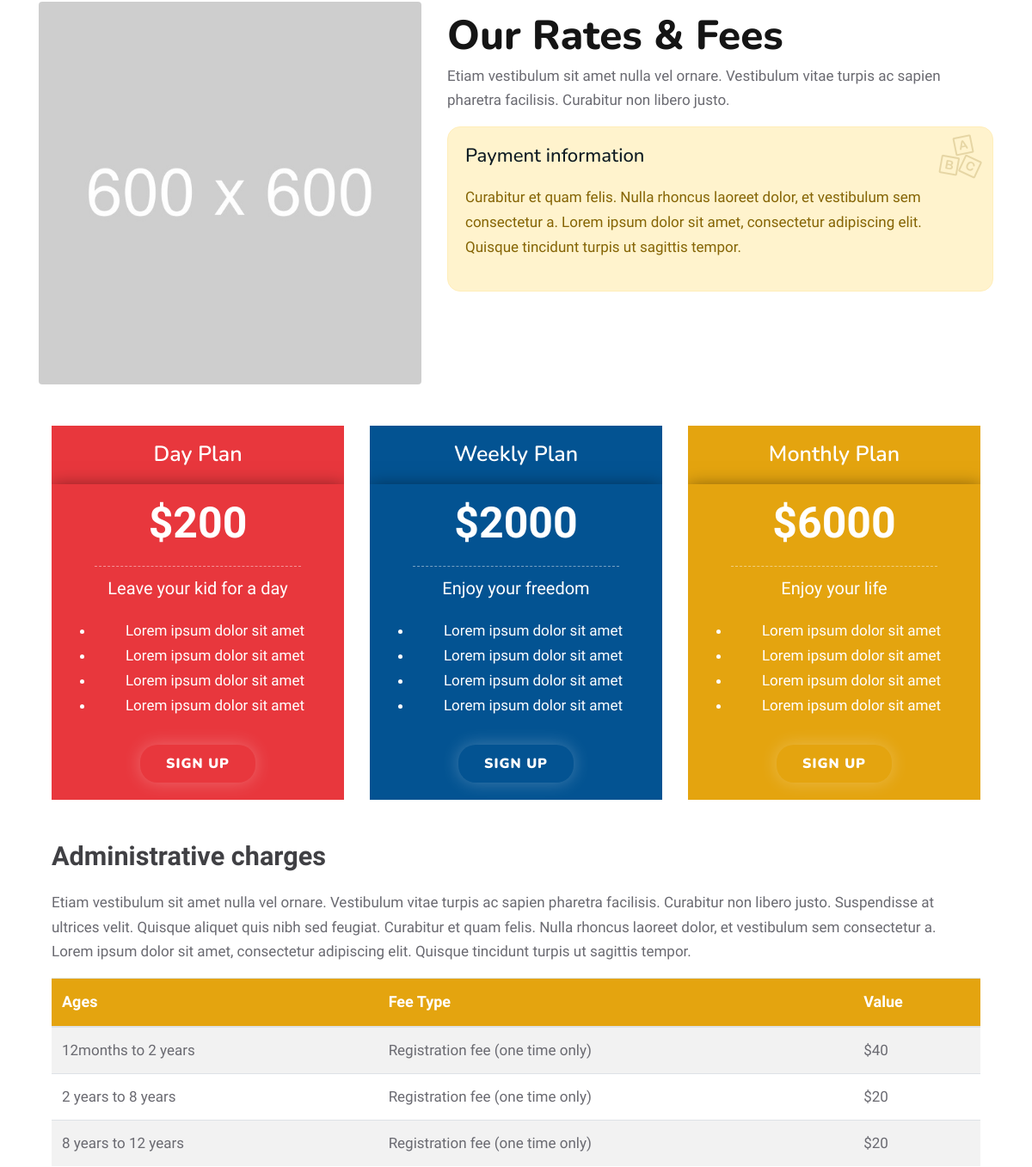
The app's page /infantcares/ (middle part), older data.
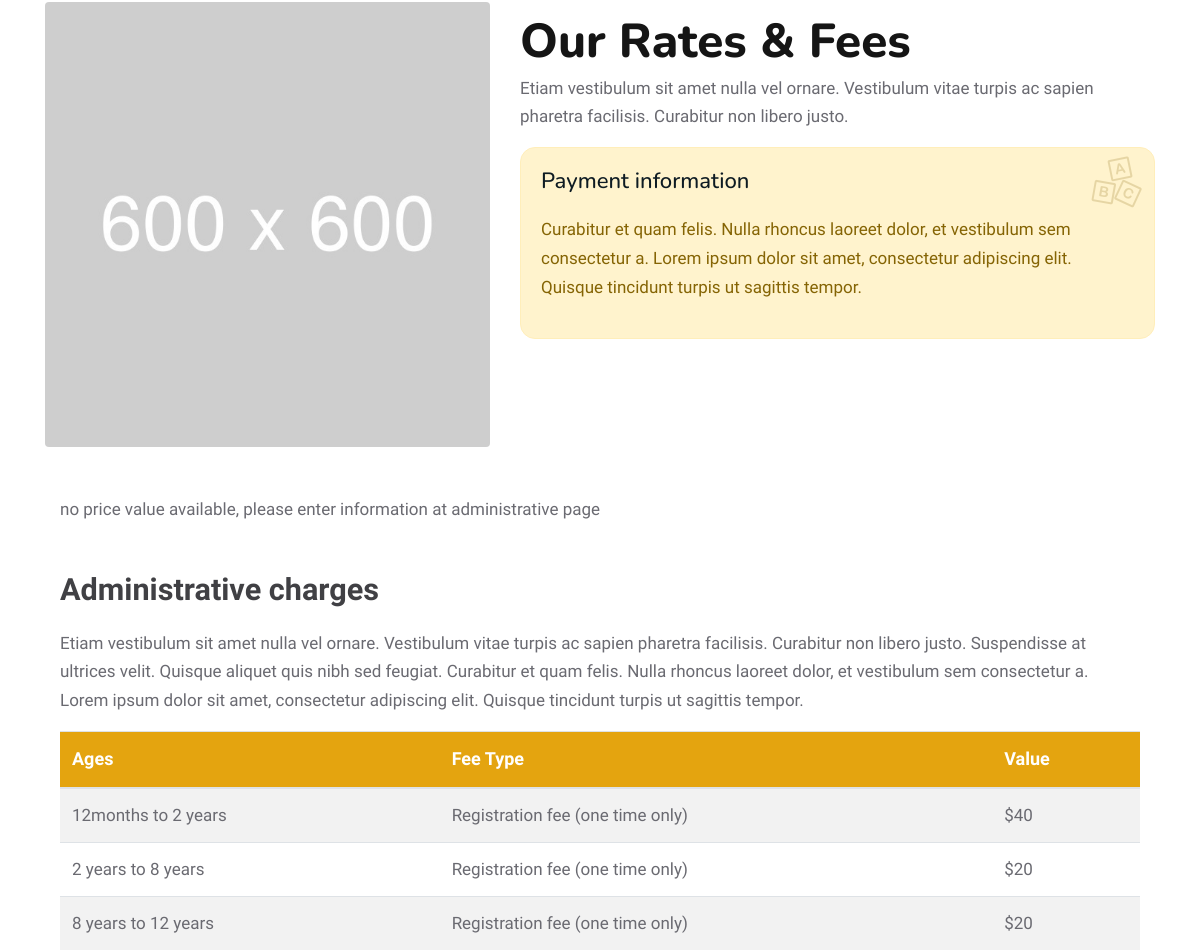
The same page, newer data.
### infantcares/models.py (models this page shows, shortened)
class Infantcare(models.Model):
    name = models.CharField(max_length=200)
    price = models.IntegerField()
    discription = models.CharField(max_length=50)
    intro1 = models.CharField(max_length=50)
    intro2 = models.CharField(max_length=50)
    intro3 = models.CharField(max_length=50)
    intro4 = models.CharField(max_length=50)

### infantcares/views.py (the view)
# urls.py: path('', views.index, name='activities'),
def index(request):
    infantcares = Infantcare.objects.all()
    context = {'infantcares': infantcares}
    return render(request, 'infantcare/infantcare.html', context)

### templates/infantcare/infantcare.html (shortened to what this page needs)
{% extends 'base.html' %}
{% load static %}
{% block content %}
  <div id="page-wrapper">
         <div class="page container">
            <div class="row mb-5">
               <div class="col-lg-5">
                  <img src="{% static 'img/services/service-single3.jpg' %}" alt="" class="img-fluid rounded d-block mx-auto">
               </div>
               <div class="col-lg-7 mt-3">
                  <h2>Our Rates & Fees </h2>
                  <p>
                     Etiam vestibulum sit amet nulla vel ornare. Vestibulum vitae turpis ac sapien pharetra facilisis. Curabitur non libero justo.
                  <div class="alert alert-warning mt-3" role="alert">
                     <h6> Payment information</h6>
                     <p>Curabitur et quam felis. Nulla rhoncus laoreet dolor, et vestibulum sem consectetur a. Lorem ipsum dolor sit amet, consectetur adipiscing elit. Quisque tincidunt turpis ut sagittis tempor.
                  </div>
               </div>
            </div>
            <div class="col-lg-12 mt-5">
               {% if infantcares %}
               <div class="row">
                    {% for infantcare in infantcares %}
                  <div class="col-lg-4 col-md-12">
                     <div class="pricingTable">
                        <div
                        {% if infantcare.id == 1 %}
                        class="pricingTable-header bg-primary"
                        {% elif infantcare.id == 2 %}
                        class="pricingTable-header bg-secondary"
                        {% else %}
                        class="pricingTable-header bg-tertiary"
                        {% endif %}
                        >
                        <h3 class="title">{{infantcare.name}}</h3>
                        </div>
                        <div
                        {% if infantcare.id == 1 %}
                        class="pricingTable-header bg-primary"
                        {% elif infantcare.id == 2 %}
                        class="pricingTable-header bg-secondary"
                        {% else %}
                        class="pricingTable-header bg-tertiary"
                        {% endif %}
                        >
                           <div class="price-value">
                              <span class="amount">${{infantcare.price}}</span>
                              <span class="month">{{infantcare.discription}}</span>
                           </div>
                           <ul>
                              <li>{{infantcare.intro1}}</li>
                              <li>{{infantcare.intro2}}</li>
                              <li>{{infantcare.intro3}}</li>
                              <li>{{infantcare.intro4}}</li>
                           </ul>
                           <a href="{% url 'contact' %}" class="btn">Sign Up</a>
                        </div>
                     </div>
                  </div>
                  {% endfor %}
                </div>
                {% else %}
                <p>no price value available, please enter information at administrative page</p>
                {% endif %}
            </div>
            <div class="col-lg-12 mt-5">
               <h4>Administrative charges</h4>
               <p>
                  Etiam vestibulum sit amet nulla vel ornare. Vestibulum vitae turpis ac sapien pharetra facilisis. Curabitur non libero justo. Suspendisse at ultrices velit. Quisque aliquet quis nibh sed feugiat. Curabitur et quam felis. Nulla rhoncus laoreet dolor, et vestibulum sem consectetur a. Lorem ipsum dolor sit amet, consectetur adipiscing elit. Quisque tincidunt turpis ut sagittis tempor.
               <table class="table table-striped">
                  <thead>
                     <tr>
                        <th>Ages</th>
                        <th>Fee Type</th>
                        <th>Value</th>
                     </tr>
                  </thead>
                  <tbody>
                     <tr>
                        <td>12months to 2 years</td>
                        <td>Registration fee (one time only)</td>
                        <td>$40</td>
                     </tr>
                     <tr>
                        <td>2 years to 8 years</td>
                        <td>Registration fee (one time only)</td>
                        <td>$20</td>
                     </tr>
                     <tr>
                        <td>8 years to 12 years</td>
                        <td>Registration fee (one time only)</td>
                        <td>$20</td>
                     </tr>
                  </tbody>
               </table>
            </div>
         </div>
        </div>
{% endblock %}

### templates/base.html (shortened to what this page needs)
{% load static %}
<!DOCTYPE html>
<html lang="en">
   <head>
      <link href="{% static 'fonts/flaticon/flaticon.css' %}" rel="stylesheet" type="text/css">
      <link href="{% static 'fonts/fontawesome/fontawesome-all.min.css' %}" rel="stylesheet" type="text/css">
      <link href="{% static 'vendor/bootstrap/css/bootstrap.min.css' %}" rel="stylesheet">
      <link href="{% static 'css/style.css' %}" rel="stylesheet">
      <link href="{% static 'css/plugins.css' %}" rel="stylesheet">
      <link href="{% static 'styles/maincolors.css' %}" rel="stylesheet">
      <link rel="stylesheet" href="{% static 'vendor/layerslider/css/layerslider.css' %}">
   </head>
   <body>
        {% block content %} {% endblock %}
    </body>
</html>

### templates/partials/_navbar.html (shortened to what this page needs)
{% load static %}

### templates/partials/_footer.html (shortened to what this page needs)
{% load static %}

### static/css/style.css (style rules this page uses)
body { font-family: 'Source Sans pro', sans-serif; color: #6A6A71; font-size: 17px; line-height: 1.7; overflow-x: hidden; }
p { font-size: 17px; line-height: 1.7; font-weight: 400; }
h2 { color: #151515; font-size: 2.8em; font-weight: 800; font-family: Nunito; line-height: 1.0; }
h4 { color: #404044; font-size: 1.8em; margin-bottom: 20px; font-weight: 600; }
h6 { color: #0E1B23; font-family: 'Nunito', sans-serif; font-size: 1.3em; font-weight: 500; margin-bottom: 20px; }
.table thead th { vertical-align: bottom; font-size: 18px; }
.table thead { color: #fff; }
.img-fluid { max-width: 100%; }
.page { background-color: #fff; padding-top: 120px; padding-bottom: 70px; }
.alert { padding: 20px; border-radius: 15px; }
.alert:before { font-family: "Flaticon"; content: "\f131"; font-weight: normal; position: absolute; float: right; right: 10px; top: -10px; font-size: 50px; transform: rotate(10deg); opacity: 0.2; z-index: 0; }

### abc_tots/static/styles/maincolors.css (style rules this page uses)
.nav-tabs .nav-link, .owl-prev i, .owl-next i, .table thead, .gallery-thumb i, .navbar .nav-item:hover, .blog-box .date, .btn-quaternary, .btn-tertiary:hover, .bg-tertiary, .dropdown-item:focus, .dropdown-item:hover, .dropdown-item.active, .accordion-cards .card-header:hover, .accordion-cards .card-header:focus, .badge-primary, .owl-theme .owl-dots .owl-dot.active span, .owl-theme .owl-dots .owl-dot:hover span, .alert-primary, .list-group-item-action:focus, .list-group-item-action:hover { background-color: #e4a40f; }

Row changes from the older to the newer data that the page shows:
removed Infantcare: name "Day Plan", price "200", discription "Leave your kid for a day", intro1 "Lorem ipsum dolor sit amet", intro2 "Lorem ipsum dolor sit amet", intro3 "Lorem ipsum dolor sit amet", intro4 "Lorem ipsum dolor sit amet"
removed Infantcare: name "Weekly Plan", price "2000", discription "Enjoy your freedom", intro1 "Lorem ipsum dolor sit amet", intro2 "Lorem ipsum dolor sit amet", intro3 "Lorem ipsum dolor sit amet", intro4 "Lorem ipsum dolor sit amet"
removed Infantcare: name "Monthly Plan", price "6000", discription "Enjoy your life", intro1 "Lorem ipsum dolor sit amet", intro2 "Lorem ipsum dolor sit amet", intro3 "Lorem ipsum dolor sit amet", intro4 "Lorem ipsum dolor sit amet"
Text that changed along with them:
text now shown: "no price value available, please enter information at administrative page"
